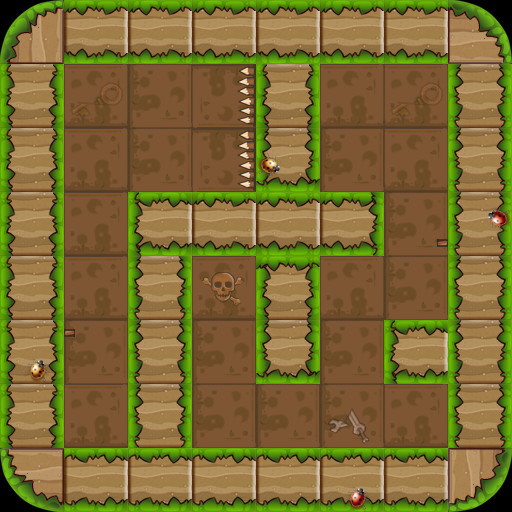

This game map was drawn from its Tiled (.tmx) file and the tilesets committed beside it. A one-line description and the trimmed map source follow:
An orthogonal 8x8 tile map with 64x64 px tiles, 3 tile layers (bg1, fg1, fg2) and 19 objects (8x wall, 3x enemy, 2x banzi, ding, key, ...).

<map version="1.0" orientation="orthogonal" renderorder="right-down" width="8" height="8" tilewidth="64" tileheight="64">
 <properties>
  <property name="maxStep" value="18" />
 </properties>
 <tileset firstgid="1" name="lv2map" tilewidth="64" tileheight="64">
  <image source="lv2map.png" width="256" height="256" />
 </tileset>
 <layer name="bg1" width="8" height="8">
  <data>[64 cells, 64 non-empty, 3 distinct tile ids]</data>
 </layer>
 <layer name="fg1" width="8" height="8">
  <data>[64 cells, 42 non-empty, 6 distinct tile ids]</data>
 </layer>
 <layer name="fg2" width="8" height="8">
  <data>[64 cells, 6 non-empty, 3 distinct tile ids]</data>
 </layer>
 <objectgroup name="obj1">
  <object name="wall" x="0" y="0" width="64" height="512" />
  <object name="wall" x="448" y="0" width="64" height="512" />
  <object name="wall" x="0" y="0" width="512" height="64" />
  <object name="wall" x="0" y="448" width="512" height="64" />
  <object name="wall" x="128" y="192" width="64" height="320" />
  <object name="wall" x="256" y="64" width="64" height="320" />
  <object name="wall" x="128" y="192" width="256" height="64" />
  <object name="ding" x="243" y="64" width="13" height="128" />
  <object name="key" x="64" y="128" width="64" height="64">
   <properties>
    <property name="active" value="false" />
   </properties>
  </object>
  <object name="wall" x="384" y="320" width="128" height="64" />
  <object name="door" x="64" y="64" width="64" height="64" />
  <object name="player" x="64" y="256" width="64" height="64" />
  <object name="enemy" x="320" y="128" width="64" height="64" />
  <object name="enemy" x="192" y="384" width="64" height="64" />
  <object name="banzi" x="64" y="320" width="64" height="13" />
  <object name="banzi" x="384" y="243" width="64" height="13">
   <properties>
    <property name="isOver" value="false" />
   </properties>
  </object>
  <object name="enemy" x="384" y="256" width="64" height="64" />
  <object name="fazhen_A" x="384" y="384" width="64" height="64">
   <properties>
    <property name="target" value="fazhen_B" />
   </properties>
  </object>
  <object name="fazhen_B" x="64" y="384" width="64" height="64">
   <properties>
    <property name="target" value="fazhen_A" />
   </properties>
  </object>
 </objectgroup>
</map>
